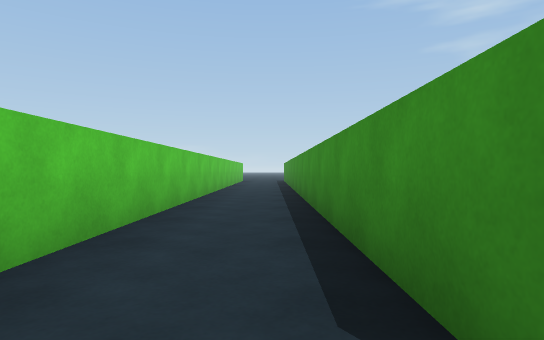
view 1 (above)

16 first-person views from a walk through a scene from a Unity 3-D project. The camera is 0.64 m above the floor, looks level and sees 75° across. The floor is counted in squares, 1 m on a side. Each view is taken from the middle of a square. On the plan, view 1 faces up. The plan holds only what a view shows up to about 10 squares ahead; the rest is blank. The place goes on beyond the plan. The player is left out.

view 2
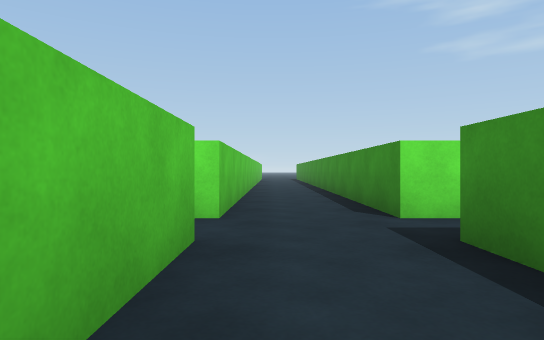

view 3
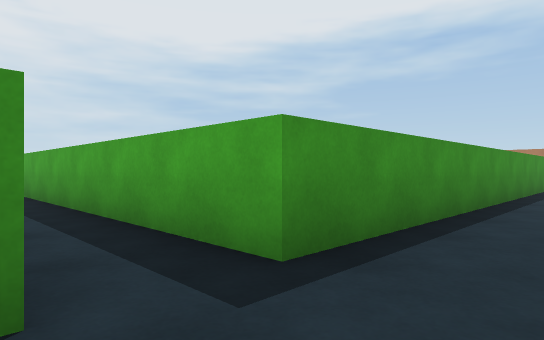

view 4
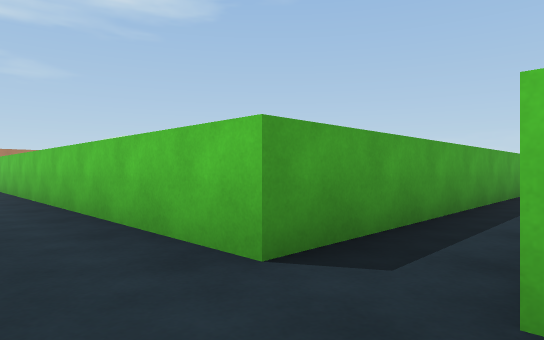

view 5
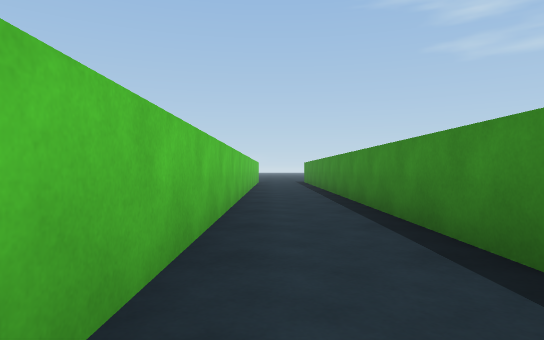

view 6
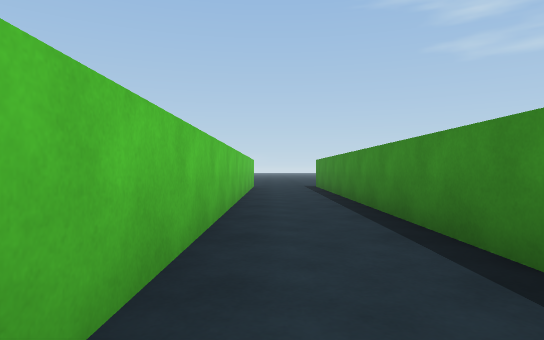

view 7
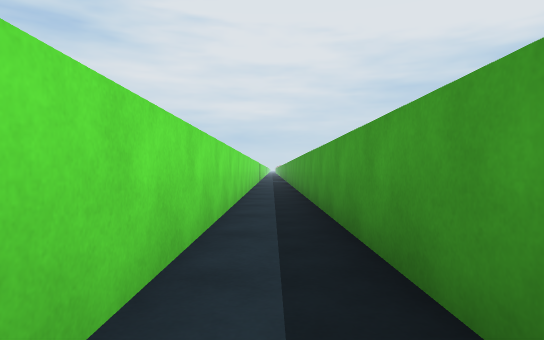

view 8
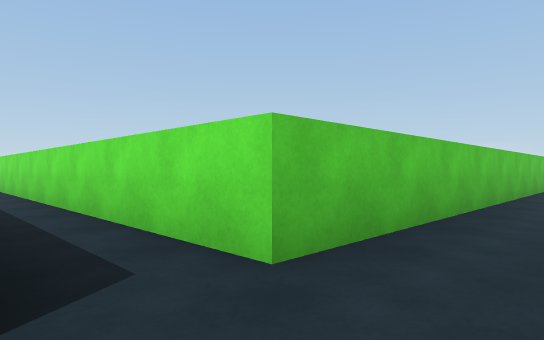

view 9
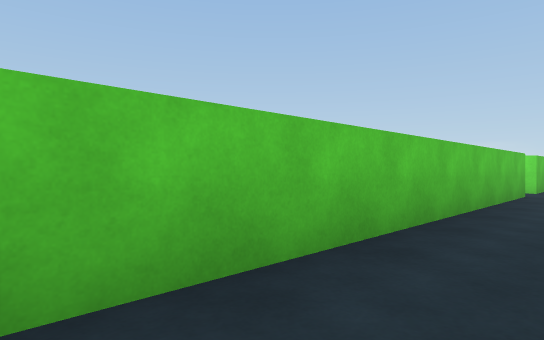

view 10
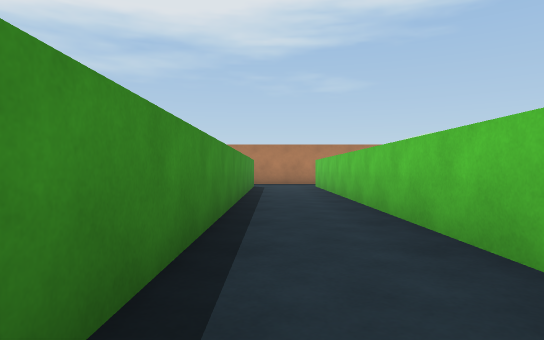

view 11
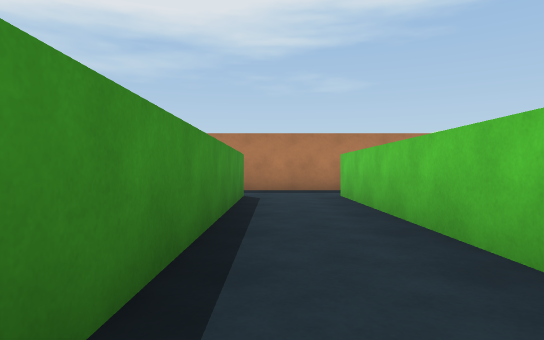

view 12
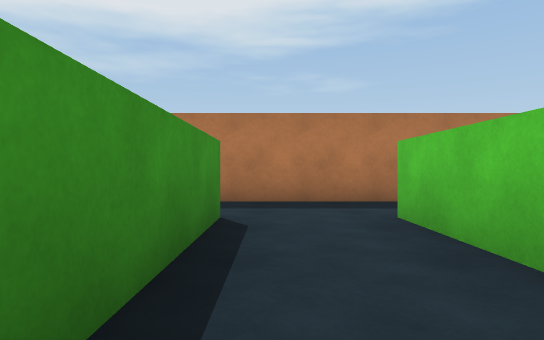

view 13
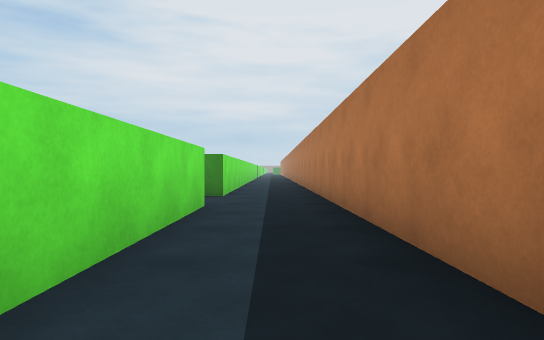

view 14
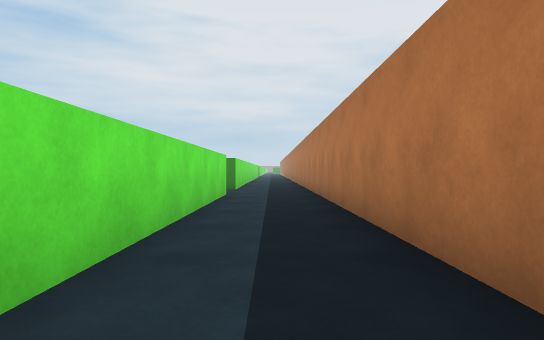

view 15
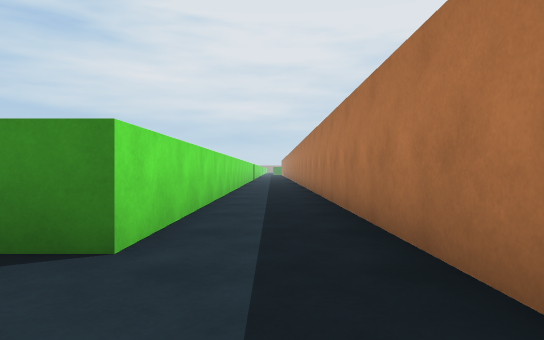

view 16
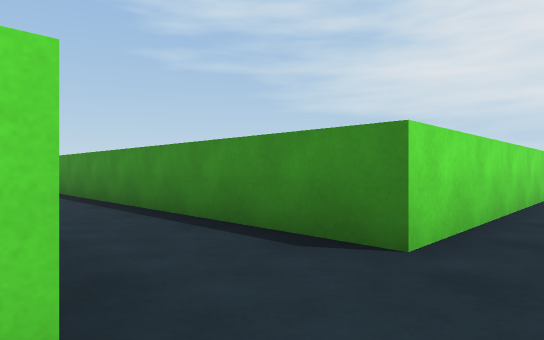

### Floor plan
Points are (right, up) in squares from view 1. A wall is a line through its corners. A room is listed if a view was taken in it or the views show most of it. See-through windows are left out.
Room 1 (views 1, 2, 3, 4, 5, 6, 7, 8, 9, 10, 11, 12)
walls: (-1.7, -0.8) (-1.7, -20.8); (5.5, 0.7) (0.7, 0.7) (0.7, 12.5); (5.5, -20.8) (0.7, -20.8) (0.7, -0.8) (5.5, -0.8); (-1.5, -23.2) (5.5, -23.2); (-1.7, 12.5) (-1.7, 0.7)
ways out: opening at (-1, -22) to room 2; opening at (-1, 0)
Room 2 (views 13, 14, 15, 16)
walls: (-9.5, -23.2) (-1.5, -23.2); (-1.7, -20.8) (-9.5, -20.8)
ways out: opening at (-1, -22) to room 1

Positions as (right, up) in squares from view 1, and headings:
1: (0, 0), facing up
2: (-1, -4), facing up
3: (-1, 1), facing down-right
4: (0, 1), facing down-left
5: (-1, 2), facing up
6: (-1, 7), facing up
7: (1, 0), facing right
8: (0, -1), facing up-left
9: (0, -11), facing up-left
10: (0, -7), facing down
11: (0, -12), facing down
12: (0, -16), facing down
13: (-8, -22), facing right
14: (-11, -22), facing right
15: (-2, -22), facing right
16: (-2, -22), facing up-right
